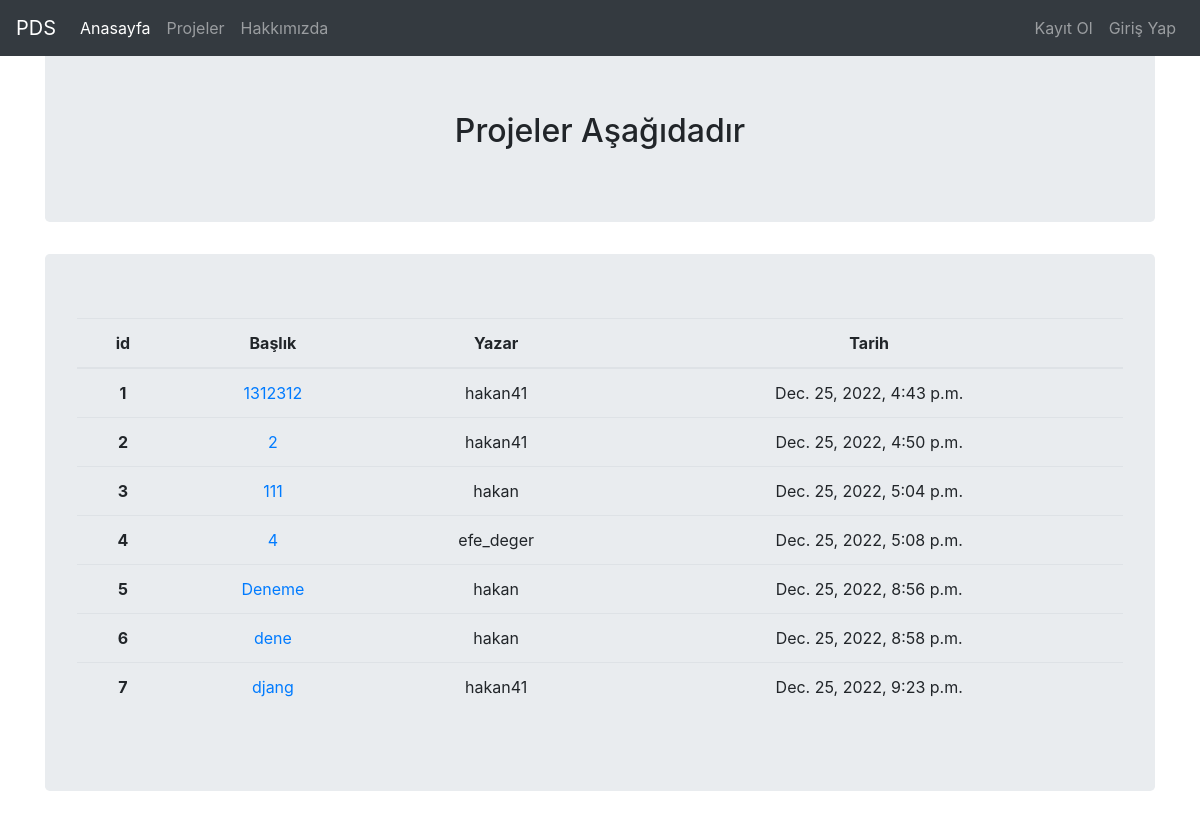
The app's page /projects/, older data.
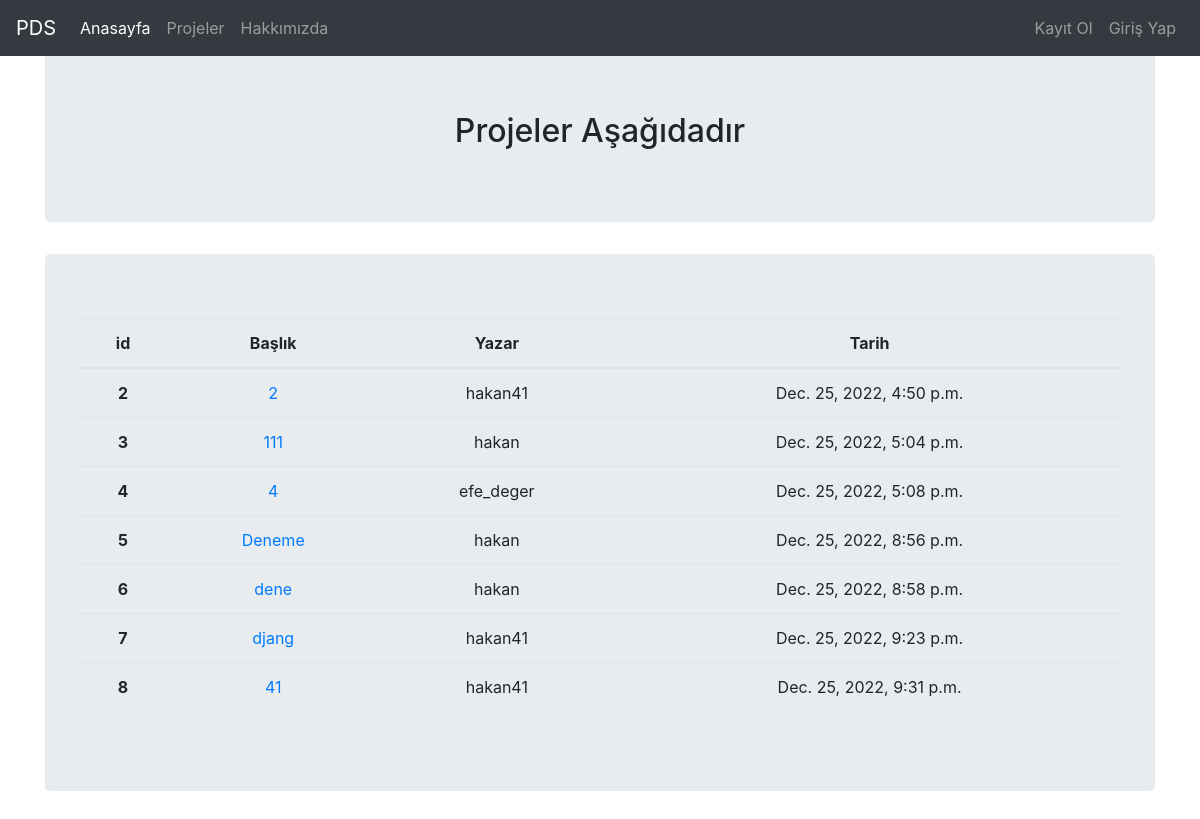
The same page, newer data.
### project/models.py (models this page shows, shortened)
class Projeler(models.Model):
    STATUS = (
        ('True', 'Evet'),
        ('False', 'Hayır'),
    )
    author = models.ForeignKey("auth.User", on_delete=models.CASCADE)
    title = models.CharField(max_length=50)
    keywords = models.CharField(blank=True, max_length=50)
    description = models.CharField(max_length=300, blank=True)
    image = models.ImageField(blank=True, upload_to='images/')
    detail = models.TextField()
    videolink = models.CharField(max_length=50, blank=True)
    status = models.CharField(choices=STATUS, max_length=10)
    created_at = models.DateTimeField(auto_now_add=True)
    updated_at = models.DateTimeField(auto_now=True)

### project/views.py (the view)
# urls.py: path('projects/', include("project.urls"))
def project(request):
    projects = Projeler.objects.filter()
    context = {
        "projects":projects
    }
    return render(request, "projects.html", context)

### templates/projects.html
{% extends "layout.html" %}
{% block body %}
<div class="jumbotron text-center">
    <h2>Projeler Aşağıdadır<h2>
</div>
<div class="jumbotron text-center" class="alert-success">
    {% if projects %}
    <table class="table">
        <thead>
        <tr>
            <th scope="col">id</th>
            <th scope="col">Başlık</th>
            <th scope="col">Yazar</th>
            <th scope="col">Tarih</th>
        </tr>
        </thead>
        <tbody>
            {% for project in projects %}
            <tr>
                <th scope="row">{{project.id}}</th>
                <td><a href="/projects/project/{{project.id}}">{{project.title}}</a></td>
                <td>{{project.author}}</td>
                <td>{{project.created_at}}</td>
            </tr>
            {% endfor %}
        </tbody>
    </table>
{% else %}
    <div class="alert alert-danger">Henüz bir projen bulunmuyor.</div>
{% endif %}
</div>
{% endblock body %}

### templates/layout.html (shortened to what this page needs)
<!DOCTYPE html>
<html lang="en">
<head>
    <link rel="stylesheet" href="https://cdn.jsdelivr.net/npm/bootstrap@4.0.0/dist/css/bootstrap.min.css">
</head>
<body>
    {% include "includes/navbar.html" %}
    <br>
    <br>
    <div class="container">
        {% block body %}
        {% endblock body %}
    </div>
</body>
</html>

### templates/includes/navbar.html (shortened to what this page needs)
<nav class="navbar navbar-expand-md navbar-dark fixed-top bg-dark">
    <a class="navbar-brand" href="/">PDS</a>
    <div class="collapse navbar-collapse" id="navbarCollapse">
      <ul class="navbar-nav mr-auto">
        <li class="nav-item active">
          <a class="nav-link" href="/">Anasayfa<span class="sr-only">(current)</span></a>
        </li>
        <li class="nav-item">
          <a class="nav-link" href="/projects/">Projeler</a>
        </li>
        <li class="nav-item">
          <a class="nav-link" href="/about">Hakkımızda</a>
        </li>
      </ul>
      <ul class="navbar-nav ml-auto">
        {% if request.user.is_authenticated %}
          <li class="nav-item">
            <a class="nav-link" href="/projects/dashboard">Kontrol Paneli</a>
          </li>
          <li class="nav-item">
            <a class="nav-link" href="/user/logout">Çıkış Yap</a>
          </li>
        {% else %}
          <li class="nav-item">
            <a class="nav-link" href="/user/register">Kayıt Ol</a>
          </li>
          <li class="nav-item">
            <a class="nav-link" href="/user/login">Giriş Yap</a>
        {% endif %}
      </ul>
    </div>
  </nav>

Row changes from the older to the newer data that the page shows:
removed Projeler: id "1", title "1312312", author "hakan41", created_at "Dec. 25, 2022, 4:43 p.m."
added Projeler: id "8", title "41", author "hakan41", created_at "Dec. 25, 2022, 9:31 p.m."
